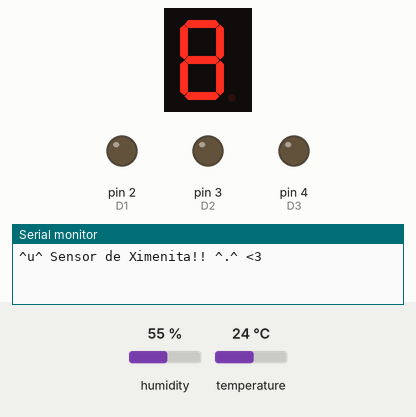
Recording of a sketch running on a simulated Arduino Uno, built with avr-gcc and run on an emulated ATmega328P. Shown: 1-digit seven-segment display, output pins drawn as LEDs (lit = HIGH), the last lines printed to the serial monitor. Wiring (inferred from the names in the program): 1-digit 7-segment display, segments lit when LOW: segments pin 6, pin 7, pin 8, pin 9, pin 10, pin 11, pin 12. The test bench sets the inputs (shaded band); at power-on: temperature 24 °C, humidity 55 %. The segment pins are drawn as the display they are named for; pins used as bus, display or sensor lines are not drawn.

Above: at 0.1 s.
At 4.8 s:
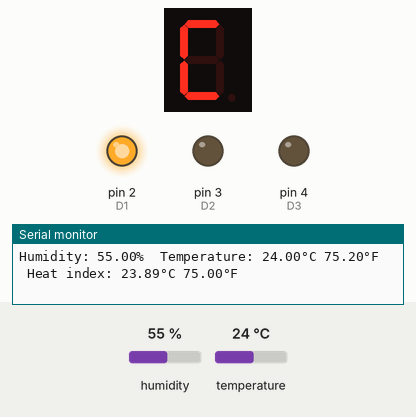
4.9 s: temperature set to 12 °C
11.3 s: temperature set to 19 °C
17.7 s: temperature set to 33 °C
20.7 s: temperature set to 2 °C
Timing chart, 0 to 23.7 s (numbered marks = the images above; inputs shaded):
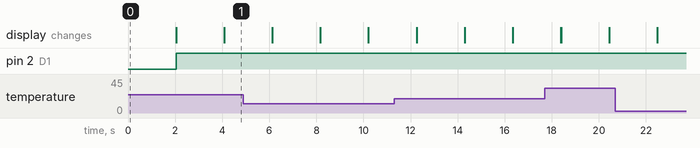

The sketch:

sensorTHbtnX.ino
```cpp
#include "DHT.h"
#include "SevSeg.h"

//Display
SevSeg sevseg;
int n = 0;
int buttonPin = 14;
const int pushButton = 1;
const int ledPin = 13;
int buttonState = 0;

int D1 = 2;
int D2 = 3;
int D3 = 4;
int D4 = 5;
int pinA = 6;
int pinB = 7;
int pinC = 8;
int pinD = 9;
int pinE = 10;
int pinF = 11;
int pinG = 12;
boolean temp = false;

//Sensor
#define DHTPIN 13
#define DHTTYPE DHT11
DHT dht(DHTPIN, DHTTYPE);

void setup() {
  //Display
  /*
  pinMode(ledPin, OUTPUT);
  pinMode(pushButton,INPUT_PULLUP);
  byte numDigits = 4;
  byte digitPins[] = {2, 3, 4, 5};
  // Segmentos          A  B  C  D  E   F   G   dp
  byte segmentPins[] = {6, 7, 8, 9, 10, 11, 12, 13};
  sevseg.begin(COMMON_ANODE, numDigits, digitPins, segmentPins);
  sevseg.setBrightness(90);
  //sevseg.setNumber(n);*/

  //Sensor
  Serial.begin(9600);
  Serial.println(F("^u^ Sensor de Ximenita!! ^.^ <3"));
  dht.begin();

  pinMode(D1, OUTPUT);
  pinMode(D2, OUTPUT);
  pinMode(D3, OUTPUT);
  pinMode(D4, OUTPUT);
  pinMode(pinA, OUTPUT);
  pinMode(pinB, OUTPUT);
  pinMode(pinC, OUTPUT);
  pinMode(pinD, OUTPUT);
  pinMode(pinE, OUTPUT);
  pinMode(pinF, OUTPUT);
  pinMode(pinG, OUTPUT);
}

void loop() {
  /*if(millis()>= ejectime){
    ejectime+=300;// Tiempo en milisegundos
    if(buttonState == HIGH){
      digitalWrite(ledPin, HIGH);
      counter++;
    }
    if(counter==9999){ // Límite del contador
      counter=0;//reset
    }
    sevseg.setNumber(counter,1);
    sevseg.refreshDisplay();
  } else{
    digitalWrite(ledPin, LOW);
    sevseg.refreshDisplay();
  }*/

  buttonState = digitalRead(pushButton);
  //static unsigned long ejectime = millis()+100; // Tiempo en milisegundos
  //static int counter = 0;

  delay(2000);

  float h = dht.readHumidity();
  float t = dht.readTemperature();
  float f = dht.readTemperature(true);

  if (isnan(h) || isnan(t) || isnan(f)) {
    Serial.println(F("Algo ha fallado!! :C"));
    return;
  }

  //////////////////////////////////////////////////////////

  float hif = dht.computeHeatIndex(f, h);
  float hic = dht.computeHeatIndex(t, h, false);

  Serial.print(F("Humidity: "));
  Serial.print(h); //variable humedad
  Serial.print(F("%  Temperature: "));
  Serial.print(t); //variable temperatura
  Serial.print(F("°C "));
  //
  Serial.print(f);
  Serial.print(F("°F  Heat index: "));
  Serial.print(hic);
  Serial.print(F("°C "));
  Serial.print(hif);
  Serial.println(F("°F"));

  int decH = h/10;
  int uniH = h-(decH*10);
  int decT = t/10;
  int uniT = t-(decT*10);

  if(buttonState == HIGH){
    temp = !temp;
    digitalWrite(ledPin, HIGH);
  }

  //humedad
  if(temp == true){
    dig1(decH);
    dig2(uniH);
    dig3();
    dig4(1);
  }

  //temperatura
  if(temp == false){
    dig1(decT);
    dig2(uniT);
    dig3();
    dig4(2);
  }
}

void dig1(int dec){
  //D1
  digitalWrite(D1, HIGH);
  digitalWrite(D2, LOW);
  digitalWrite(D3, LOW);
  digitalWrite(D4, LOW);

  switch(dec){
    case 0:cero();break;
    case 1:uno();break;
    case 2:dos();break;
    case 3:tres();break;
    case 4:cuatro();break;
    case 5:cinco();break;
    case 6:seis();break;
    case 7:siete();break;
    case 8:ocho();break;
    case 9:nueve();break;
  }
}

void dig2(int uni){
  //D2
  digitalWrite(D1, HIGH);
  digitalWrite(D2, LOW);
  digitalWrite(D3, LOW);
  digitalWrite(D4, LOW);
  switch(uni){
    case 0:cero();break;
    case 1:uno();break;
    case 2:dos();break;
    case 3:tres();break;
    case 4:cuatro();break;
    case 5:cinco();break;
    case 6:seis();break;
    case 7:siete();break;
    case 8:ocho();break;
    case 9:nueve();break;
  }
}

void dig3(){
  //D3
  digitalWrite(D1, HIGH);
  digitalWrite(D2, LOW);
  digitalWrite(D3, LOW);
  digitalWrite(D4, LOW);
  bar();
}

void dig4(int n){
  //D4
  digitalWrite(D1, HIGH);
  digitalWrite(D2, LOW);
  digitalWrite(D3, LOW);
  digitalWrite(D4, LOW);
  if(n==1){
    bab();
  }
  if(n==2){
    ce();
  }
}

void cero(){
  //2
  digitalWrite(pinA, LOW);
  digitalWrite(pinB, LOW);
  digitalWrite(pinC, LOW);
  digitalWrite(pinD, LOW);
  digitalWrite(pinE, LOW);
  digitalWrite(pinF, LOW);
  digitalWrite(pinG, LOW);
}

void uno(){
  //2
  digitalWrite(pinA, HIGH);
  digitalWrite(pinB, LOW);
  digitalWrite(pinC, LOW);
  digitalWrite(pinD, HIGH);
  digitalWrite(pinE, HIGH);
  digitalWrite(pinF, HIGH);
  digitalWrite(pinG, HIGH);
}

void dos(){
  //2
  digitalWrite(pinA, LOW);
  digitalWrite(pinB, LOW);
  digitalWrite(pinC, HIGH);
  digitalWrite(pinD, LOW);
  digitalWrite(pinE, LOW);
  digitalWrite(pinF, HIGH);
  digitalWrite(pinG, LOW);
}
void tres(){
  //3
  digitalWrite(pinA, LOW);
  digitalWrite(pinB, LOW);
  digitalWrite(pinC, LOW);
  digitalWrite(pinD, LOW);
  digitalWrite(pinE, HIGH);
  digitalWrite(pinF, HIGH);
  digitalWrite(pinG, LOW);
  delay(1);
}

void cuatro(){
  //4
  digitalWrite(pinA, HIGH);
  digitalWrite(pinB, LOW);
  digitalWrite(pinC, LOW);
  digitalWrite(pinD, HIGH);
  digitalWrite(pinE, HIGH);
  digitalWrite(pinF, LOW);
  digitalWrite(pinG, LOW);
  delay(1);
}
void cinco(){
  //5
  digitalWrite(pinA, LOW);
  digitalWrite(pinB, HIGH);
  digitalWrite(pinC, LOW);
  digitalWrite(pinD, LOW);
  digitalWrite(pinE, HIGH);
  digitalWrite(pinF, LOW);
  digitalWrite(pinG, LOW);
  delay(1);}

void seis(){
  //6
  digitalWrite(pinA, LOW);
  digitalWrite(pinB, HIGH);
  digitalWrite(pinC, LOW);
  digitalWrite(pinD, LOW);
  digitalWrite(pinE, LOW);
  digitalWrite(pinF, LOW);
  digitalWrite(pinG, LOW);
  delay(1);
}

void siete(){
  //7
  digitalWrite(pinA, LOW);
  digitalWrite(pinB, LOW);
  digitalWrite(pinC, LOW);
  digitalWrite(pinD, HIGH);
  digitalWrite(pinE, HIGH);
  digitalWrite(pinF, HIGH);
  digitalWrite(pinG, HIGH);
  delay(1);
}

void ocho(){
  //8
  digitalWrite(pinA, LOW);
  digitalWrite(pinB, LOW);
  digitalWrite(pinC, LOW);
  digitalWrite(pinD, LOW);
  digitalWrite(pinE, LOW);
  digitalWrite(pinF, LOW);
  digitalWrite(pinG, LOW);
  delay(1);
}

void nueve(){
  //9
  digitalWrite(pinA, LOW);
  digitalWrite(pinB, LOW);
  digitalWrite(pinC, LOW);
  digitalWrite(pinD, HIGH);
  digitalWrite(pinE, HIGH);
  digitalWrite(pinF, LOW);
  digitalWrite(pinG, LOW);
  delay(1);
}

void bar(){
  //°
  digitalWrite(pinA, LOW);
  digitalWrite(pinB, LOW);
  digitalWrite(pinC, HIGH);
  digitalWrite(pinD, HIGH);
  digitalWrite(pinE, HIGH);
  digitalWrite(pinF, LOW);
  digitalWrite(pinG, LOW);
  delay(1);
}

void bab(){
  //%
  digitalWrite(pinA, HIGH);
  digitalWrite(pinB, HIGH);
  digitalWrite(pinC, LOW);
  digitalWrite(pinD, LOW);
  digitalWrite(pinE, LOW);
  digitalWrite(pinF, HIGH);
  digitalWrite(pinG, LOW);
  delay(1);
}

void ce(){
  //C
  digitalWrite(pinA, LOW);
  digitalWrite(pinB, HIGH);
  digitalWrite(pinC, HIGH);
  digitalWrite(pinD, LOW);
  digitalWrite(pinE, LOW);
  digitalWrite(pinF, LOW);
  digitalWrite(pinG, HIGH);
  delay(1);
}


//int my_array[10] = {B11111100, B01100000, B11011000, B11110010, B01100110, B10110110, B10111110, B11100010, B11111110, B11100110}; //cathode
//int my_array[10] = {B00000011, B10011111, B00100111, B00001101, B10011001, B01001001, B01000001, B00011101, B00000001, B00011001}; //anode
```
